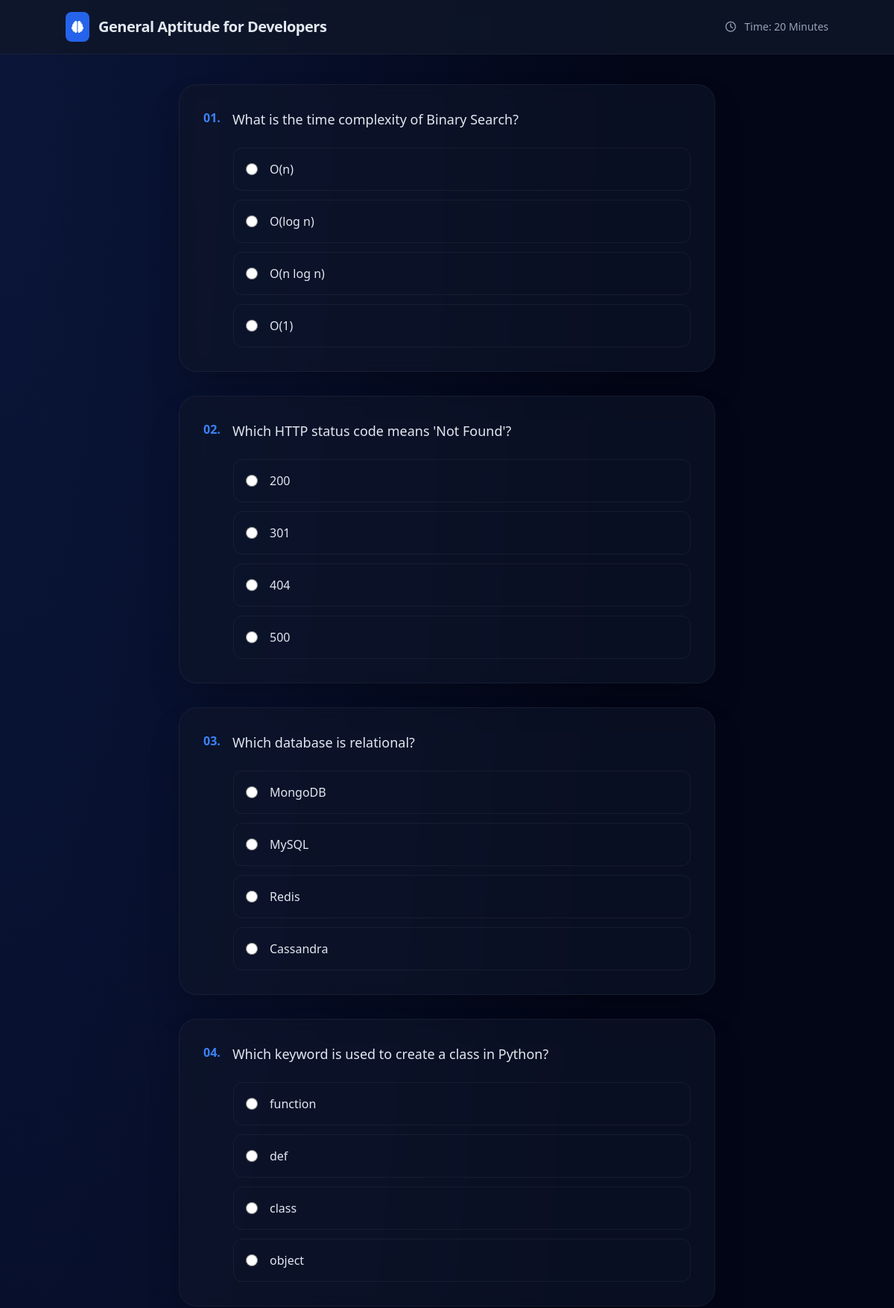
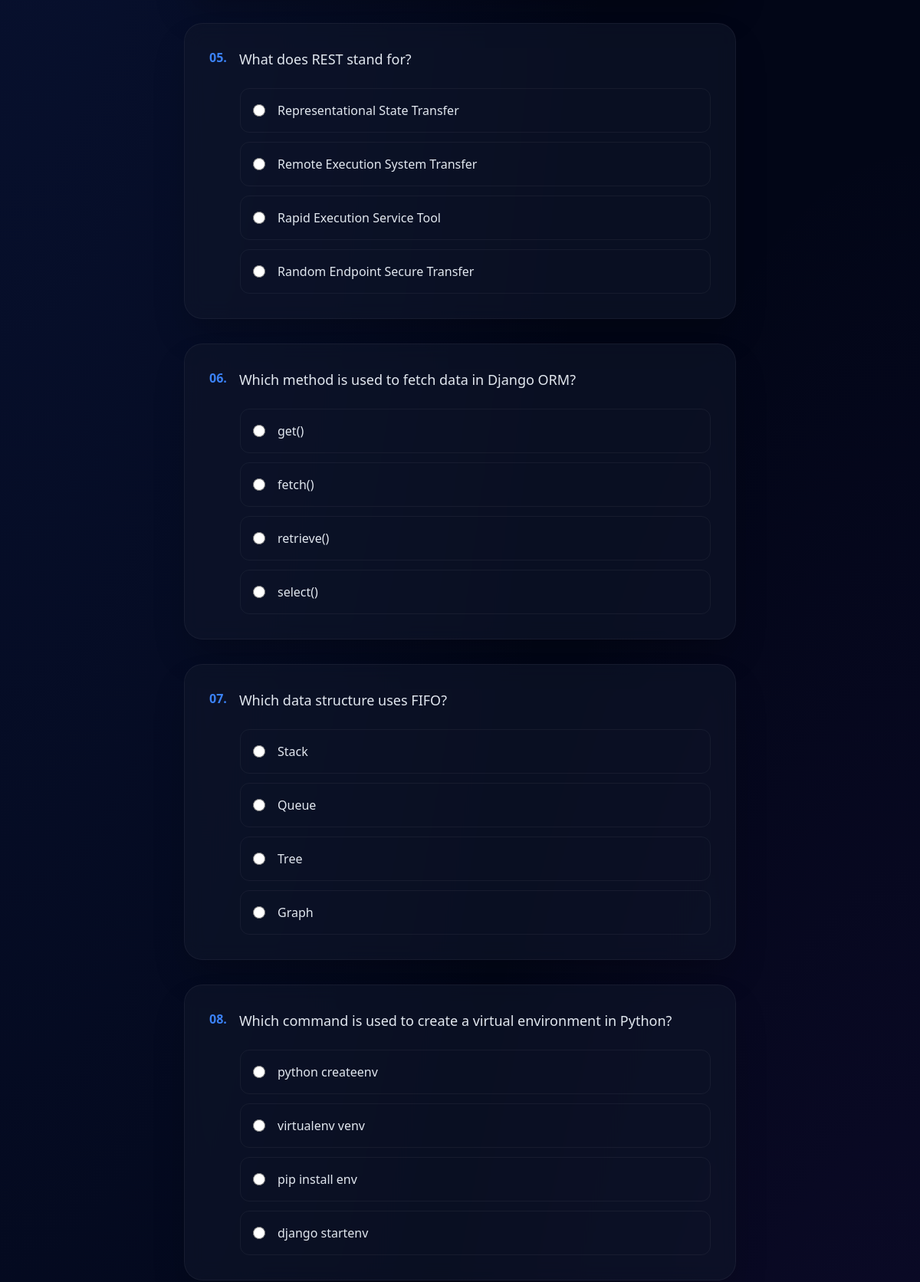
The page /attend-test/11/ (signed in, upper part) on the database its author committed (2 pictures, top to bottom).
### hireapp/models.py (models this page shows, shortened)
class Question(models.Model):
    test = models.ForeignKey(MockTest, on_delete=models.CASCADE, related_name='questions')
    question = models.TextField()
    option1 = models.CharField(max_length=255)
    option2 = models.CharField(max_length=255)
    option3 = models.CharField(max_length=255)
    option4 = models.CharField(max_length=255)
    correct = models.IntegerField()  # 1-4

### hireapp/views.py (the view, shortened to what this page needs)
# urls.py: path('attend-test/<int:test_id>/', views.attend_test, name='attend_test'),
def attend_test(request, test_id):
    if 'user_id' not in request.session:
        return redirect('login')
    user = JobPortalUser.objects.get(id=request.session['user_id'])
    test = MockTest.objects.get(id=test_id)
    if TestResult.objects.filter(user=user, test=test).exists():
        messages.warning(request, "You already attended this test")
        return redirect('home')
    questions = test.questions.all()
    return render(request, "attend_test.html", {
        "test": test,
        "questions": questions,
    })

### hireapp/templates/attend_test.html (shortened to what this page needs)
<!DOCTYPE html>
<html lang="en">
<head>
    <script src="https://cdn.tailwindcss.com"></script>
    <link href="https://cdnjs.cloudflare.com/ajax/libs/font-awesome/6.0.0/css/all.min.css" rel="stylesheet">
</head>
<body class="text-slate-200 min-h-screen pb-20">
    <header class="sticky top-0 z-50 bg-slate-900/80 backdrop-blur-md border-b border-white/5 px-8 py-4 mb-10">
        <div class="max-w-5xl mx-auto flex justify-between items-center">
            <div class="flex items-center gap-3">
                <div class="bg-blue-600 p-2 rounded-lg"><i class="fas fa-brain text-white"></i></div>
                <h1 class="text-xl font-bold tracking-tight">General Aptitude for Developers</h1>
            </div>
            <div class="text-sm font-medium text-slate-400">
                <i class="far fa-clock mr-2"></i> Time: 20 Minutes
            </div>
        </div>
    </header>
    <main class="max-w-3xl mx-auto px-6">
        <form method="POST" action="{% url 'attend_test' test.id %}" class="space-y-8">
            {% for q in questions %}
            <div class="glass-card rounded-3xl p-8 shadow-2xl">
                <div class="flex gap-4 mb-6">
                    <span class="text-blue-500 font-bold">{{ forloop.counter|stringformat:"02d" }}.</span>
                    <p class="text-lg font-medium">{{ q.question }}</p>
                </div>
                <div class="grid gap-3 ml-10">
                    {% if q.option1 %}
                    <label class="option-label flex items-center p-4 rounded-xl border border-white/5 cursor-pointer">
                        <input type="radio" name="{{ q.id }}" value="1" class="w-4 h-4 accent-blue-500 mr-4" required>
                        <span>{{ q.option1 }}</span>
                    </label>
                    {% endif %}
                    {% if q.option2 %}
                    <label class="option-label flex items-center p-4 rounded-xl border border-white/5 cursor-pointer">
                        <input type="radio" name="{{ q.id }}" value="2" class="w-4 h-4 accent-blue-500 mr-4">
                        <span>{{ q.option2 }}</span>
                    </label>
                    {% endif %}
                    {% if q.option3 %}
                    <label class="option-label flex items-center p-4 rounded-xl border border-white/5 cursor-pointer">
                        <input type="radio" name="{{ q.id }}" value="3" class="w-4 h-4 accent-blue-500 mr-4">
                        <span>{{ q.option3 }}</span>
                    </label>
                    {% endif %}
                    {% if q.option4 %}
                    <label class="option-label flex items-center p-4 rounded-xl border border-white/5 cursor-pointer">
                        <input type="radio" name="{{ q.id }}" value="4" class="w-4 h-4 accent-blue-500 mr-4">
                        <span>{{ q.option4 }}</span>
                    </label>
                    {% endif %}
                </div>
            </div>
            {% endfor %}
        </form>
    </main>
</body>
</html>

### hireapp/templates/attend_test.html (style rules this page uses)
body { background-color: #020617; background-image: radial-gradient(at 0% 0%, rgba(30, 58, 138, 0.3) 0, transparent 50%), radial-gradient(at 100% 100%, rgba(124, 58, 237, 0.2) 0, transparent 50%); background-attachment: fixed; }
.glass-card { background: rgba(15, 23, 42, 0.6); backdrop-filter: blur(12px); border: 1px solid rgba(255, 255, 255, 0.05); }
.option-label { transition: all 0.2s ease; }

### rows shown on the page
Question: question "What is the time complexity of Binary Search?", option1 "O(n)", option2 "O(log n)", option3 "O(n log n)", option4 "O(1)"
Question: question "Which HTTP status code means 'Not Found'?", option1 "200", option2 "301", option3 "404", option4 "500"
Question: question "Which database is relational?", option1 "MongoDB", option2 "MySQL", option3 "Redis", option4 "Cassandra"
Question: question "Which keyword is used to create a class in Python?", option1 "function", option2 "def", option3 "class", option4 "object"
Question: question "What does REST stand for?", option1 "Representational State Transfer", option2 "Remote Execution System Transfer", option3 "Rapid Execution Service Tool", option4 "Random Endpoint Secure Transfer"
Question: question "Which method is used to fetch data in Django ORM?", option1 "get()", option2 "fetch()", option3 "retrieve()", option4 "select()"
Question: question "Which data structure uses FIFO?", option1 "Stack", option2 "Queue", option3 "Tree", option4 "Graph"
Question: question "Which command is used to create a virtual environment in Python?", option1 "python createenv", option2 "virtualenv venv", option3 "pip install env", option4 "django startenv"
